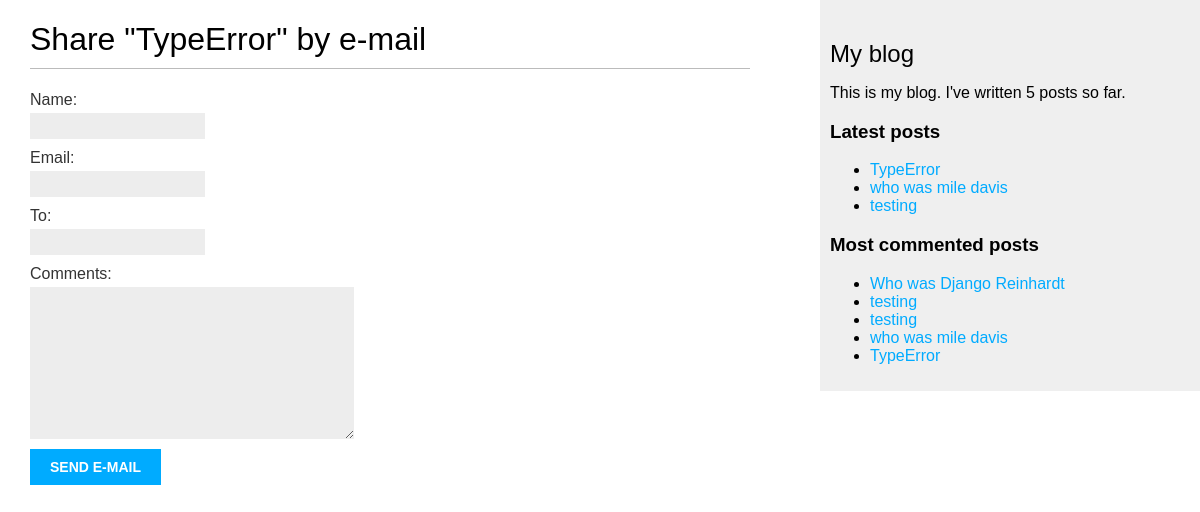
Before: /blog/6/share/ with the older database file.
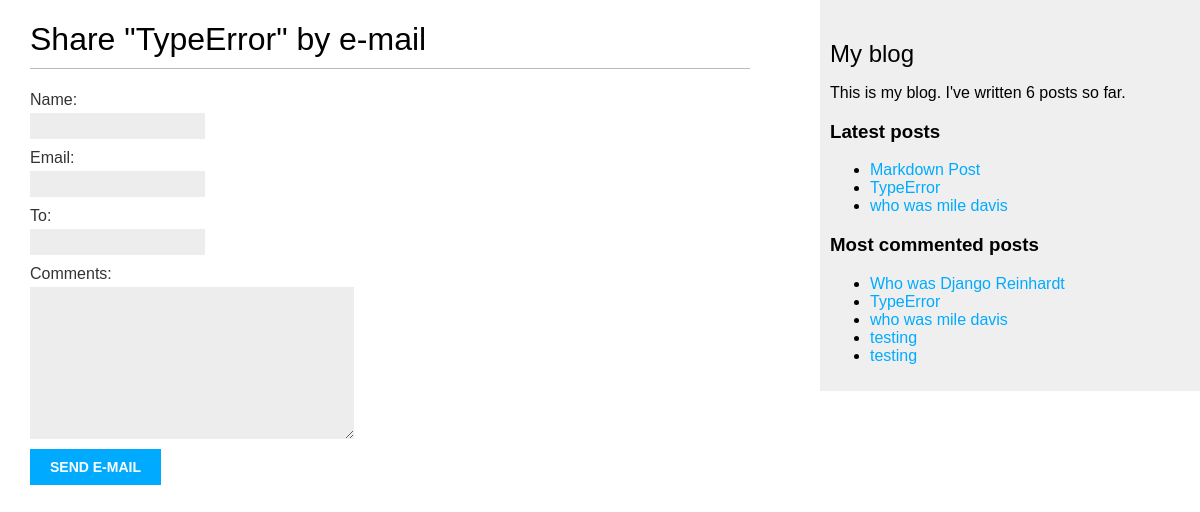
After: the same page with the newer database file.
### blog/models.py (models this page shows, shortened)
class Post(models.Model):
    class Status(models.TextChoices):
        DRAFT = 'DF', 'Draft'
        PUBLISHED = 'PB', 'Published'
    title = models.CharField(max_length=250)
    slug = models.SlugField(max_length=250, unique_for_date='publish')
    author = models.ForeignKey(User, on_delete=models.CASCADE, related_name='blog_posts')
    body = models.TextField()
    tags = TaggableManager()
    publish = models.DateTimeField(default=timezone.now)
    created = models.DateTimeField(auto_now_add=True)
    updated = models.DateTimeField(auto_now=True)
    status = models.CharField(max_length=2, choices=Status.choices, default=Status.DRAFT)
    objects = models.Manager()
    published = PublishedManager()
    class Meta:
        ordering = ['-publish']
        indexes = [
            models.Index(fields=['-publish']),
        ]
    def get_absolute_url(self):
        return reverse("blog:post_detail", args=[self.publish.year,
                                        self.publish.month,
                                        self.publish.day,
                                        self.slug])

### blog/views.py (the view)
# urls.py: path('<int:post_id>/share/', views.post_share, name='post_share'),
def post_share(request, post_id):
    post = get_object_or_404(Post, id=post_id, status=Post.Status.PUBLISHED)
    sent = False
    if request.method == "POST":
        form = EmailPostForm(request.POST)
        if form.is_valid():
            cd = form.cleaned_data
            post_url = request.build_absolute_uri(post.get_absolute_url())
            subject = cd['name'] + " recommends you read " + post.title
            message = "Read " + post.title + " at " + post_url + "\n\n" + cd['name'] + "'s comments: " + cd['comments']
            send_mail(subject, message, 'seu7.tech@gmail.com', [cd['to']])
            sent = True
    else:
        form = EmailPostForm()
    return render(request, 'blog/post/share.html', {'post': post,'form': form, 'sent': sent,})

### blog/forms.py
class EmailPostForm(forms.Form):
    name = forms.CharField(max_length=25)
    email = forms.EmailField()
    to = forms.EmailField()
    comments = forms.CharField(required=False, widget=forms.Textarea)

### blog/models.py (called while the page is built)
    def get_queryset(self):
        return super().get_queryset().filter(status=Post.Status.PUBLISHED)

### blog/templatetags/blog_tags.py (called while the page is built)
@register.simple_tag
def total_posts():
    return Post.published.count()

@register.inclusion_tag('blog/post/latest_posts.html')
def show_latest_posts(count=5):
    latest_posts = Post.published.order_by('-publish')[:count]
    return {'latest_posts': latest_posts}

@register.simple_tag
def get_most_commented_posts(count=5):
   return Post.published.annotate(total_comments=Count('comments')).order_by('-total_comments')[:count]

### blog/templates/blog/post/share.html (shortened to what this page needs)
{% extends "blog/base.html" %}
{% block content %}
    {% if sent %}
        <h1>E-mail successfully sent</h1>
        <p>
        "{{ post.title }}" was successfully sent to {{ form.cleaned_data.to }}.
        </p>
    {% else %}
        <h1>Share "{{ post.title }}" by e-mail</h1>
        <form method="post">
            {{ form.as_p }}
            <input type="submit" value="Send e-mail">
       </form>
    {% endif %}
{% endblock %}

### blog/templates/blog/base.html (shortened to what this page needs)
{% load blog_tags %}
{% load static %}
<!DOCTYPE html>
<html>
    <head>
        <link href="{% static "css/blog.css" %}" rel="stylesheet">
    </head>
    <body>
        <div id="content">
            {% block content %}
            {% endblock %}
        </div>
        <div id="sidebar">
            <h2>My blog</h2>
            <p>This is my blog.
            I've written {% total_posts %} posts so far.</p>
            <h3>Latest posts</h3>
            {% show_latest_posts 3 %}
            <h3>Most commented posts</h3>
            {% get_most_commented_posts as most_commented_posts %}
            <ul>
            {% for post in most_commented_posts %}
            <li>
            <a href="{{ post.get_absolute_url }}">{{ post.title }}</a>
            </li>
            {% endfor %}
        </div>
    </body>
</html>

### blog/templates/blog/post/latest_posts.html
<ul>
    {% for post in latest_posts %}
    <li>
    <a href="{{ post.get_absolute_url }}">{{ post.title }}</a>
    </li>
    {% endfor %}
</ul>

Changed rows visible on the page:
no longer on one of the page's lists (row unchanged): Post: title "testing"
shown differently, row unchanged: Post "TypeError": moves up the list
added Post: title "Markdown Post", shown under "Latest posts"
shown differently, row unchanged: Post "who was mile davis": moves up the list
Other visible differences:
text no longer shown: "5"
text now shown: "6"
